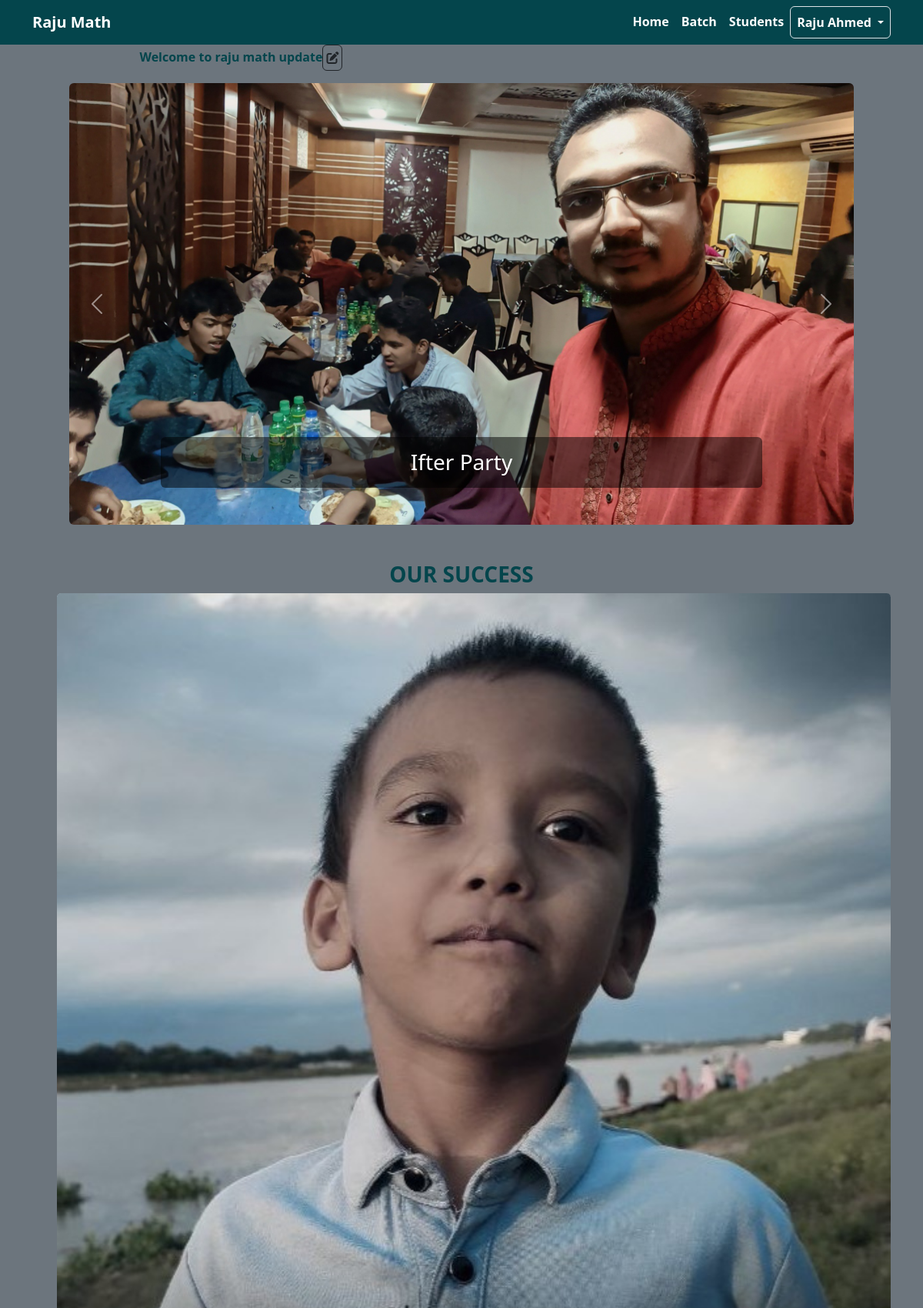
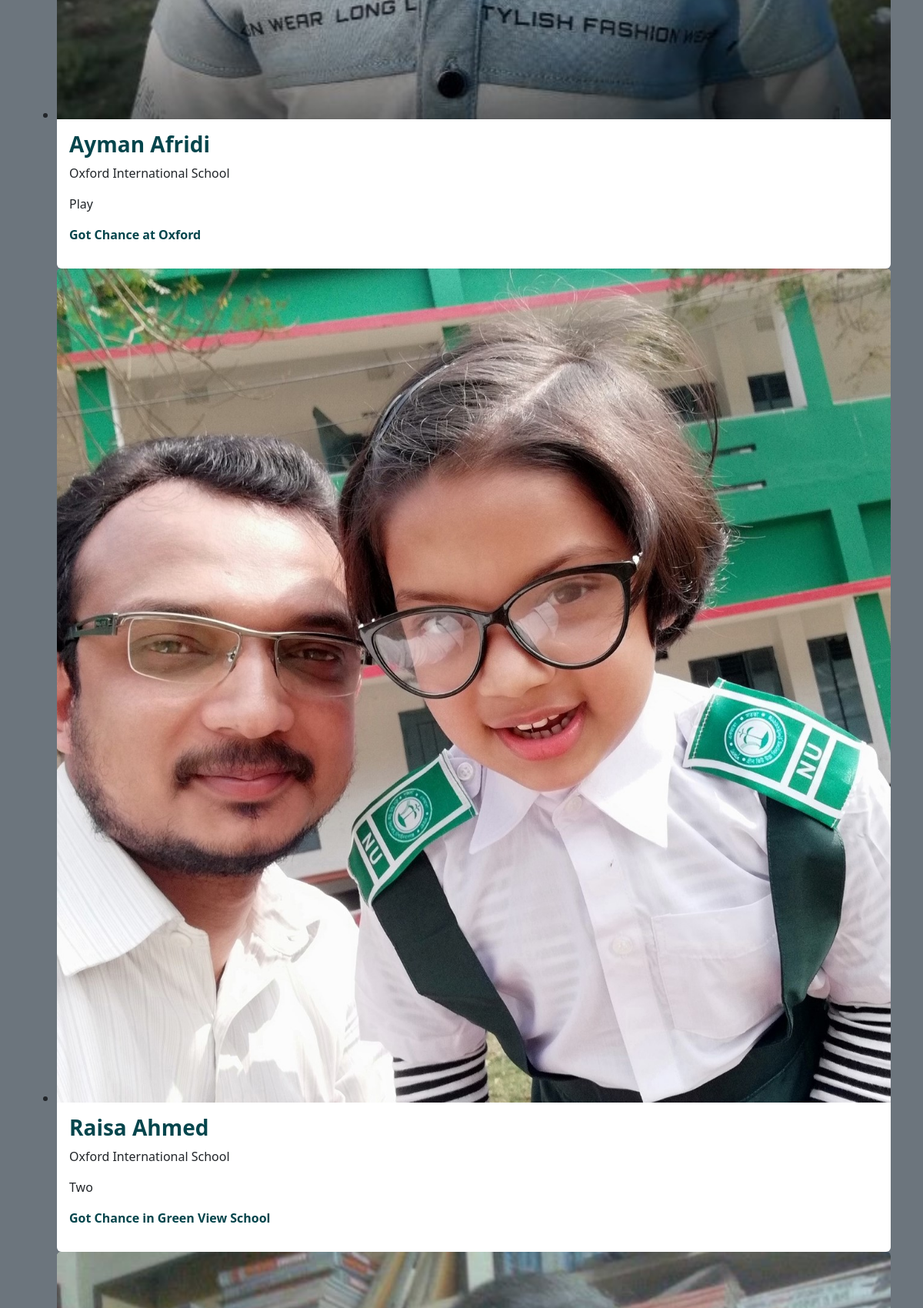
The app's page / (signed in, upper part) with its own data (2 pictures, top to bottom).
### core/models.py (models this page shows, shortened)
class NoticeBoard(models.Model):
    notice = models.TextField(blank=True, null=True)
    last_update = models.DateTimeField(auto_now=True)

class Banner(models.Model):
    image = models.ImageField(upload_to='banners')
    title = models.CharField(max_length=255)

class SuccessStudent(models.Model):
    name = models.CharField(max_length=255)
    image = models.ImageField(upload_to='success_students', blank=True, null=True)
    school = models.CharField(max_length=255)
    current_class = models.CharField(max_length=50)
    success = models.CharField(max_length=255)

### core/views.py (the view)
# urls.py: path('', views.home, name='home'),
def home(request):
    banners = Banner.objects.all()
    successStudents = SuccessStudent.objects.all()
    notice = NoticeBoard.objects.latest('last_update')  # Assuming you want to show the latest notice
    form = NoticeBoardForm(instance=notice)
    context = {
        'banners': banners,
        'successStudents': successStudents,
        'notice': notice,
        'form': form
    }
    return render(request, 'core/home.html', context)

### core/templates/core/home.html (shortened to what this page needs)
{% extends "base.html" %}
{% block content %}
<div class='d-flex w-75 m-auto pb-3 notice-board'>
    <marquee class='mt-1 my-text'>{{ notice.notice }}</marquee>
    {% if request.user.is_authenticated and request.user.is_superuser %}
    <button class="btn btn-outline-dark p-1" data-bs-toggle="modal" data-bs-target="#updateNoticeModal"><i class="fa fa-edit" ></i></button>
    {% endif %}
</div>
<section>
    <div id="carouselExampleCaptions" class="carousel slide carousel-fade" data-bs-ride="carousel">
        <div class="carousel-inner">
            {% for banner in banners %}
            <div class="px-5  carousel-item {% if forloop.first %}active{% endif %}">
                <img  src="{{ banner.image.url }}" class="d-block w-100 rounded"  alt="{{ banner.title }}">
                <div class="carousel-caption d-none d-md-block">
                    <h3 class="tbg p-3 rounded">{{ banner.title }}</h3>
                </div>
            </div>
            {% endfor %}
        </div>
        <button class="carousel-control-prev" type="button" data-bs-target="#carouselExampleCaptions" data-bs-slide="prev">
            <span class="carousel-control-prev-icon" aria-hidden="true"></span>
        </button>
        <button class="carousel-control-next" type="button" data-bs-target="#carouselExampleCaptions" data-bs-slide="next">
            <span class="carousel-control-next-icon" aria-hidden="true"></span>
        </button>
    </div>
</section>
 <h3 class="mt-5 my-text text-center">OUR SUCCESS</h3>
<div class="swiffy-slider slider-item-show3 slider-nav-round slider-nav-page ">
    <ul class="slider-container">
        {% for student in successStudents %}
        <li>
            <div class="card border-0">
                <div class="ratio ratio-1x1">
                    <img src="{{ student.image.url }}" class="card-img-top" loading="lazy" alt="...">
                </div>
                <div class="card-body p-3">
                    <div class="">
                        <h3 class="my-text">{{student.name}}</h3>
                        <p class="">{{student.school}}</p>
                        <p class="">{{student.current_class}}</p>
                        <p class="my-text">{{student.success}}</p>
                    </div>
                </div>
            </div>
        </li>
        {% endfor %}
    </ul>
</div>
{% endblock content %}

### templates/navbar.html (shortened to what this page needs)
<nav class="navbar navbar-expand-lg brand-color">
  <div class="container">
    <a class="navbar-brand text-white fw-bold" href="{% url "home" %}">Raju Math</a>
    <div class="collapse navbar-collapse" id="navbarSupportedContent">
      <ul class="navbar-nav ms-auto mb-2 mb-lg-0">
        <li class="nav-item">
          <a class="nav-link" href="{% url "home" %}">Home</a>
        </li>
        {% if request.user.is_authenticated and request.user.is_superuser %}
        <li class="nav-item">
          <a class="nav-link" href="{% url "batches" %}">Batch</a>
        </li>
        <li class="nav-item">
          <a class="nav-link" href="{% url "students" %}">Students</a>
        </li>
        {% endif %}
        {% if request.user.is_authenticated %}
        <li class="nav-item dropdown">
          <a class="nav-link border rounded dropdown-toggle" href="#" role="button" data-bs-toggle="dropdown" aria-expanded="false">
            {{ request.user.first_name }} {{ request.user.last_name }}
          </a>
        </li>
        {% else %}
        <li class="nav-item">
          <a class="nav-link border rounded" href="{% url 'login' %}">Login</a>
        </li>
        {% endif %}
      </ul>
    </div>
  </div>
</nav>

### static/css/main.css (style rules this page uses)
.brand-color { background-color: rgb(4, 69, 76); }
.my-text { color: rgb(4, 69, 76); font-weight: bold; }
.nav-item a { color: white; font-weight: bold; transition: .3s; }
.tbg { background-color: rgba(0, 0, 0, 0.506); }

### records on screen
NoticeBoard: notice "Welcome to raju math update"
Banner: image (picture), title "Ifter Party"
SuccessStudent: image (picture), name "Ayman Afridi", school "Oxford International School", current_class "Play", success "Got Chance at Oxford"
SuccessStudent: image (picture), name "Raisa Ahmed", school "Oxford International School", current_class "Two", success "Got Chance in Green View School"
SuccessStudent: image (picture)

### other values on screen
{{ request.user.first_name }} "Raju"
{{ request.user.last_name }} "Ahmed"
